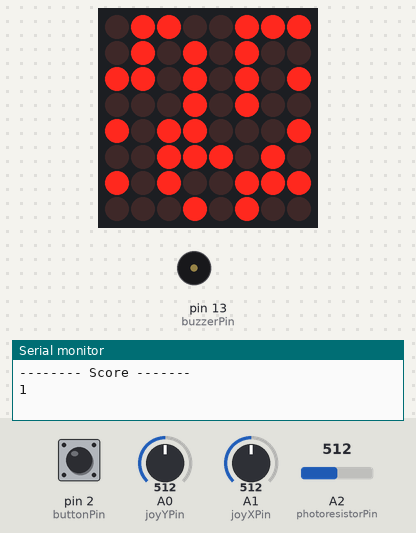
A sketch run on a simulated Arduino Uno, built with avr-gcc and run on an emulated ATmega328P. Parts: 8×8 LED matrix, buzzer (waves = sounding), the last lines printed to the serial monitor. The test bench sets the inputs (shaded band); at power-on: pin 2 (buttonPin) HIGH, A1 (joyXPin) = 512, A0 (joyYPin) = 512, A2 (photoresistorPin) = 512. Random numbers use the default seed unless the sketch sets one.

Above: at 4.1 s.
4.2 s: pin 2 (buttonPin) pulled LOW for 0.15 s
At 4.7 s:
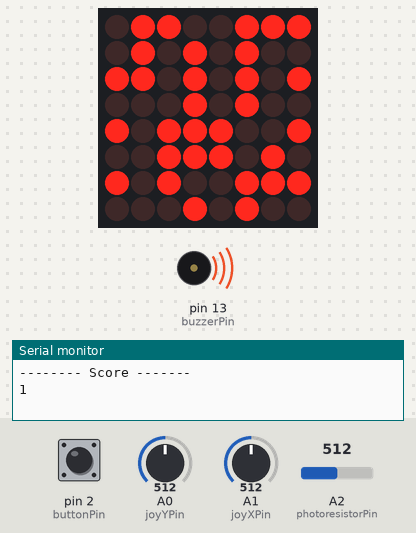
4.9 s: A1 (joyXPin) set to 689
7.4 s: A1 (joyXPin) set to 715
At 7.8 s:
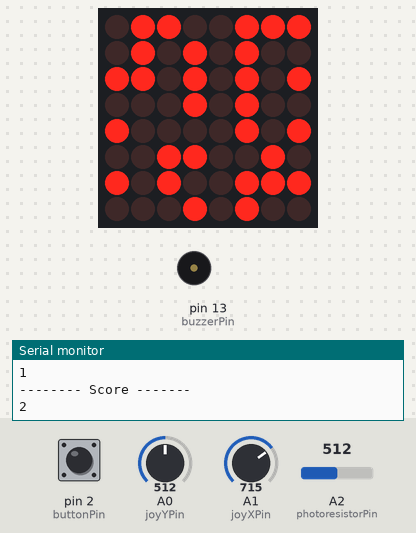
10.4 s: A0 (joyYPin) set to 716
At 10.8 s:
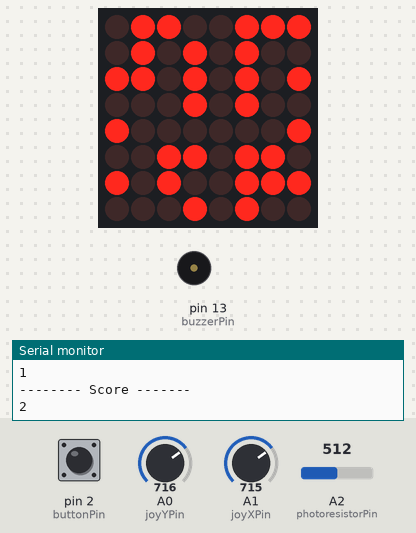
13.4 s: pin 2 (buttonPin) pulled LOW for 1 s
At 14.3 s:
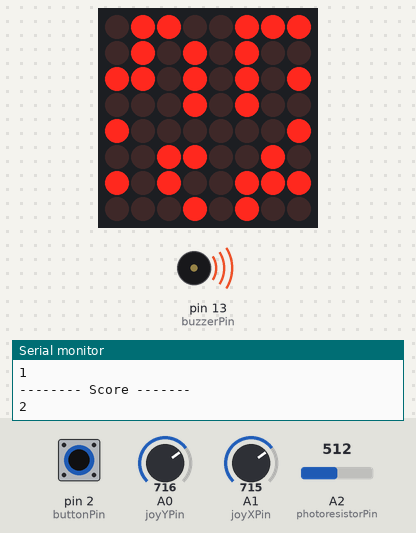
15.0 s: A2 (photoresistorPin) set to 716
At 15.8 s:
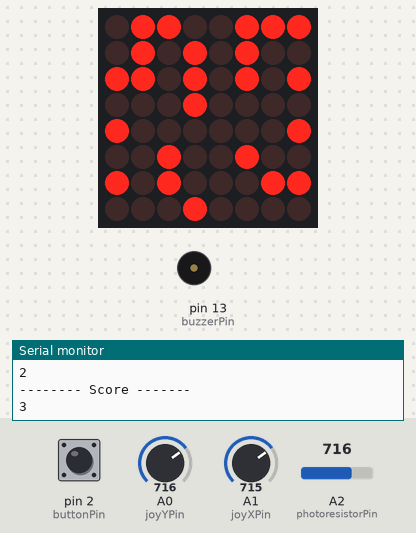
Timing chart, 0 to 17.5 s (numbered marks = the images above; inputs shaded):
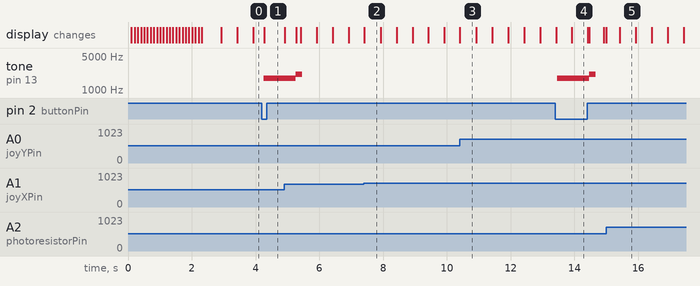

The sketch:

Homework6.ino
```cpp
#include "pitches.h"
#include <LedControl.h>
#include <EEPROM.h>

const int joyXPin = A1;
const int joyYPin = A0;
const int photoresistorPin = A2;
const int buttonPin = 2;  // Button for bomb placement
const int buzzerPin = 13;

// Constants for LED matrix
const int dataInPin = 12;
const int clockPin = 11;
const int loadPin = 10;
const int driverNumInUse = 1;  // Only using one MAX7219
const int matrixSize = 8;
byte matrixBrightness = 2;
const int minBrightness = 0;
const int maxBrightness = 15;
LedControl lc = LedControl(dataInPin, clockPin, loadPin, driverNumInUse);

// Game constants and variables
const int mapWidth = 8;
const int mapHeight = 8;
int gameMap[mapWidth][mapHeight] = {};

byte playerLEDState = HIGH;
unsigned long lastPlayerBlink = 0;
const int playerBlinkInterval = 500;
byte bombState = LOW;
unsigned long lastBombBlink = 0;
const int bombBlinkInterval = 250;

const int playerStartX = 4;
const int playerStartY = 4;
int playerX = playerStartX;  // Player's current X position
int playerY = playerStartY;  // Player's current Y position
int lastPlayerXPos;
int lastPlayerYPos;

bool matrixChanged = false;
int numOfWalls;
int lastNumOfWalls;
const int gameMapWallRatio = 50;
const int gameMapTotalRatio = 100;

unsigned int debounceDelay = 60;
unsigned int lastDebounceTime = 0;
byte buttonReading = HIGH;
byte buttonLastReading = HIGH;
byte buttonState = HIGH;

bool joyMovedX = false;
bool joyMovedY = false;
const int minThreshold = 300;
const int maxThreshold = 700;
const int joyMinValue = 80;
const int joyMaxValue = 900;

long bombPlacementTime = 0;
long bombTimeUntilExplosion = 1000;
long bombExplosionTime = 200;
int bombX = -1;
int bombY = -1;

const int animationDelayBetweenSteps = 100;
const int animationDelayUntilGameStart = 500;
const int animationFlowerSize = 3;

void setup() {
  Serial.begin(9600);

  pinMode(joyXPin, INPUT);
  pinMode(joyYPin, INPUT);
  pinMode(buttonPin, INPUT_PULLUP);
  pinMode(buzzerPin, OUTPUT);
  pinMode(photoresistorPin, INPUT);

  // Initialize the LED matrix
  lc.shutdown(0, false);                 // Wake up displays
  lc.setIntensity(0, matrixBrightness);  // Set brightness level (0 is min, 15 is max)
  lc.clearDisplay(0);                    // Clear display register

  // Start game with startup animation
  restartGame();
}

void loop() {
  checkButtonPressed();

  updateGameState();

  blinkPlayerLED();

  blinkBombLED();

  checkBombExplodes();

  updateDisplay();

  if (gameEnded()) {
    restartGame();
  }

  adjustMatrixBrightness();
  updateScore();
}

bool checkButtonPressed() {
  buttonReading = digitalRead(buttonPin);
  if (buttonReading != buttonLastReading) {
    lastDebounceTime = millis();
  }
  if ((millis() - lastDebounceTime) > debounceDelay) {
    if (buttonReading != buttonState) {
      buttonState = buttonReading;
      if (buttonState == LOW) {
        placeBomb();
      }
    }
  }
  buttonLastReading = buttonReading;
}

void updateGameState() {
  // Read the joystick values
  int joyXVal = analogRead(joyXPin);
  int joyYVal = analogRead(joyYPin);

  lastPlayerXPos = playerX;
  lastPlayerYPos = playerY;

  if (joyXVal < minThreshold && joyMovedX == false) {
    joyMovedX = true;
    if (playerY > 0 && gameMap[playerX][playerY - 1] == 0) {
      playerY = playerY - 1;
    }
  }
  if (joyXVal > maxThreshold && joyMovedX == false) {
    joyMovedX = true;
    if (playerY < matrixSize - 1 && gameMap[playerX][playerY + 1] == 0) {
      playerY = playerY + 1;
    }
  }
  if (joyXVal >= minThreshold && joyXVal <= maxThreshold) {
    joyMovedX = false;
  }
  if (joyYVal < minThreshold && joyMovedY == false) {
    joyMovedY = true;
    if (playerX > 0 && gameMap[playerX - 1][playerY] == 0) {
      playerX = playerX - 1;
    }
  }
  if (joyYVal > maxThreshold && joyMovedY == false) {
    joyMovedY = true;
    if (playerX < matrixSize - 1 && gameMap[playerX + 1][playerY] == 0) {
      playerX = playerX + 1;
    }
  }
  if (joyYVal >= minThreshold && joyYVal <= maxThreshold) {
    joyMovedY = false;
  }

  if (playerX != lastPlayerXPos || playerY != lastPlayerYPos) {
    gameMap[lastPlayerXPos][lastPlayerYPos] = 0;
    gameMap[playerX][playerY] = 1;
    matrixChanged = true;
  }
}

void updateDisplay() {
  if (matrixChanged) {
    updateMatrix();
    matrixChanged = false;
  }
}

void placeBomb() {
  tone(buzzerPin, NOTE_A6, bombTimeUntilExplosion);
  // Turn on the bomb LED and set a timer for the explosion
  bombX = playerX;
  bombY = playerY;
  bombState = HIGH;
  gameMap[bombX][bombY] = bombState;
  matrixChanged = true;
  bombPlacementTime = millis();
}

void explodeBomb() {
  tone(buzzerPin, NOTE_C7, bombExplosionTime);
  for (int y = bombY - 2; y <= bombY + 2; y++) {
    if (y >= 0 && y < mapHeight && (bombX != playerX || y != playerY)) {
      if (gameMap[bombX][y] == 1) {
        gameMap[bombX][y] = 0;  // Remove the wall
        numOfWalls--;
        matrixChanged = true;
      }
    }
  }
  for (int x = bombX - 2; x <= bombX + 2; x++) {
    if (x >= 0 && x < mapWidth && (x != playerX || bombY != playerY)) {
      if (gameMap[x][bombY] == 1) {
        gameMap[x][bombY] = 0;  // Remove the wall
        matrixChanged = true;
        numOfWalls--;
      }
    }
  }
  bombX = -1;
  bombY = -1;
}

void checkBombExplodes() {
  if (bombX != -1 && bombY != -1 && millis() - bombPlacementTime >= bombTimeUntilExplosion) {
    explodeBomb();
  }
}

void blinkPlayerLED() {
  if (millis() - lastPlayerBlink >= playerBlinkInterval) {
    lastPlayerBlink = millis();
    playerLEDState = !playerLEDState;
    gameMap[playerX][playerY] = playerLEDState;
    matrixChanged = true;
  }
}

void blinkBombLED() {
  if (bombX != -1 && bombY != -1 && (bombX != playerX || bombY != playerY) && millis() - lastBombBlink >= bombBlinkInterval) {
    lastBombBlink = millis();
    bombState = !bombState;
    gameMap[bombX][bombY] = bombState;
    matrixChanged = true;
  }
}

bool gameEnded() {
  // Check for game end condition
  return numOfWalls == 0;
}

void adjustMatrixBrightness() {
  // Adjust the brightness based on the photoresistor
  int sensorValue = analogRead(photoresistorPin);
  int brightness = map(sensorValue, joyMinValue, joyMaxValue, minBrightness, maxBrightness);
  lc.setIntensity(0, brightness);
}

void updateScore() {
  static int score = 0;
  if (numOfWalls != lastNumOfWalls) {
    score++;
    Serial.println("-------- Score -------");
    Serial.println(score);
    lastNumOfWalls = numOfWalls;
  }
}

void updateMatrix() {
  for (int row = 0; row < matrixSize; row++) {
    for (int col = 0; col < matrixSize; col++) {
      lc.setLed(0, row, col, gameMap[row][col]);  // Update each LED state
    }
  }
}

void generateGameMap() {
  for (int x = 0; x < mapHeight; x++) {
    for (int y = 0; y < mapWidth; y++) {
      // Ensure the player's starting position is not a wall
      if (x == playerStartX && y == playerStartY) {
        gameMap[x][y] = 0;
      } else {
        // Randomly place walls; ratio can be adjusted as needed
        if (random(gameMapTotalRatio) < gameMapWallRatio) {
          gameMap[x][y] = 1;
          numOfWalls++;
        } else {
          gameMap[x][y] = 0;
        }
      }
    }
  }
  for (int i = playerX - 3; i < playerX; i++) {
    numOfWalls -= gameMap[i][playerY];
    gameMap[i][playerY] = 0;
  }

  matrixChanged = true;
}

void restartGame() {
  randomSeed(analogRead(A3));
  playerX = playerStartX;
  playerY = playerStartY;
  generateGameMap();
  animation();
}

void animation() {
  lc.clearDisplay(0);
  for (int row = animationFlowerSize; row >= 1; row--) {
    for (int col = animationFlowerSize; col >= 1; col--) {
      if ((row + col) != animationFlowerSize + 1) {
        lc.setLed(0, row, col, true);
        delay(animationDelayBetweenSteps);
        lc.setLed(0, matrixSize - row - 1, matrixSize - col - 1, true);
        delay(animationDelayBetweenSteps);
        lc.setLed(0, matrixSize - row - 1, col, true);
        delay(animationDelayBetweenSteps);
        lc.setLed(0, row, matrixSize - col - 1, true);
        delay(animationDelayBetweenSteps);
      }
    }
  }
  delay(animationDelayUntilGameStart);
}
```

pitches.h
```cpp
#define NOTE_B0 31
#define NOTE_C1 33
#define NOTE_CS1 35
#define NOTE_D1 37
#define NOTE_DS1 39
#define NOTE_E1 41
#define NOTE_F1 44
#define NOTE_FS1 46
#define NOTE_G1 49
#define NOTE_GS1 52
#define NOTE_A1 55
#define NOTE_AS1 58
#define NOTE_B1 62
#define NOTE_C2 65
#define NOTE_CS2 69
#define NOTE_D2 73
#define NOTE_DS2 78
#define NOTE_E2 82
#define NOTE_F2 87
#define NOTE_FS2 93
#define NOTE_G2 98
#define NOTE_GS2 104
#define NOTE_A2 110
#define NOTE_AS2 117
#define NOTE_B2 123
#define NOTE_C3 131
#define NOTE_CS3 139
#define NOTE_D3 147
#define NOTE_DS3 156
#define NOTE_E3 165
#define NOTE_F3 175
#define NOTE_FS3 185
#define NOTE_G3 196
#define NOTE_GS3 208
#define NOTE_A3 220
#define NOTE_AS3 233
#define NOTE_B3 247
#define NOTE_C4 262
#define NOTE_CS4 277
#define NOTE_D4 294
#define NOTE_DS4 311
#define NOTE_E4 330
#define NOTE_F4 349
#define NOTE_FS4 370
#define NOTE_G4 392
#define NOTE_GS4 415
#define NOTE_A4 440
#define NOTE_AS4 466
#define NOTE_B4 494
#define NOTE_C5 523
#define NOTE_CS5 554
#define NOTE_D5 587
#define NOTE_DS5 622
#define NOTE_E5 659
#define NOTE_FS4 370
#define NOTE_G4 392
#define NOTE_GS4 415
#define NOTE_A4 440
#define NOTE_AS4 466
#define NOTE_B4 494
#define NOTE_C5 523
#define NOTE_CS5 554
#define NOTE_D5 587
#define NOTE_DS5 622
#define NOTE_E5 659
#define NOTE_A6 1760
#define NOTE_AS6 1865
#define NOTE_B6 1976
#define NOTE_C7 2093
#define NOTE_CS7 2217
#define NOTE_D7 2349
#define NOTE_DS7 2489
#define NOTE_E7 2637
#define NOTE_F7 2794
#define NOTE_FS7 2960
#define NOTE_G7 3136
#define NOTE_GS7 3322
#define NOTE_A7 3520
#define NOTE_AS7 3729
#define NOTE_B7 3951
#define NOTE_C8 4186
#define NOTE_CS8 4435
#define NOTE_D8 4699
#define NOTE_DS8 4978
```

Measured:
- the behaviour switches between 700 and 701 on A1 (joyXPin) (found by bisection; images 1 and 2)
- after the input at 4.2 s, tone on pin 13 (buzzerPin): silent → 1760 Hz after 0.06 s
- after the input at 13.4 s, tone on pin 13 (buzzerPin): silent → 1760 Hz after 0.06 s, → 2093 Hz 1.0 s later, → silent 0.20 s later
- what the display in image 2 shows lasts 0.5 s, from 7.4 s to 7.9 s
